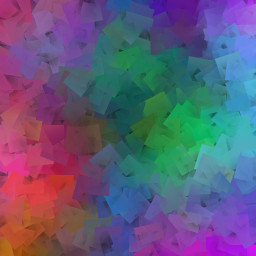
//> input picture process-digital-imagens/unidade1/8 - tiltshift/blend1.jpg, 256 x 256 px, given in place of the camera
$ ./histograma   (built with g++ and OpenCV 4)
//> lines starting //> are read from the running program, lines starting //| are printed output that depends on the picture
### process-digital-imagens/unidade1/6 - histogram/camera.hpp
#include <opencv2/opencv.hpp>
#include <vector>

int cameraEnumerator() {
  int camera;
  std::vector<int> cameras;

  cv::VideoCapture cap;

  cameras.clear();
  for (int i = 0; i < 10; i++) {
    cap.open(i);
    if (cap.isOpened()) {
      cameras.push_back(i);
    }
    cap.release();
  }
  if (cameras.size() == 1) {
    return cameras[0];
  }
  std::cout << "--------------------\n";
  for (size_t i = 0; i < cameras.size(); i++) {
    std::cout << "camera [" << cameras[i] << "] esta ativa" << std::endl;
  }
  std::cout << "--------------------\n";
  std::cout << "selecione a camera para ativar: ";
  std::cin >> camera;
//> the answer given: 3
  return camera;
}

### process-digital-imagens/unidade1/6 - histogram/histograma.cpp
#include <iostream>
#include <opencv2/opencv.hpp>
#include "camera.hpp"

int main(int argc, char** argv){
  cv::Mat image;
  int width, height;
  int camera;
  cv::VideoCapture cap;
  std::vector<cv::Mat> planes;
  cv::Mat histR, histG, histB;
  int nbins = 64;
  float range[] = {0, 255};
  const float *histrange = { range };
  bool uniform = true;
  bool acummulate = false;
  int key;

  camera = cameraEnumerator();
  cap.open(camera);

  if(!cap.isOpened()){
    std::cout << "cameras indisponiveis";
    return -1;
  }

  cap.set(cv::CAP_PROP_FRAME_WIDTH, 640);
  cap.set(cv::CAP_PROP_FRAME_HEIGHT, 480);
  width = cap.get(cv::CAP_PROP_FRAME_WIDTH);
  height = cap.get(cv::CAP_PROP_FRAME_HEIGHT);

  std::cout << "largura = " << width << std::endl;
  std::cout << "altura  = " << height << std::endl;

  int histw = nbins, histh = nbins/2;
  cv::Mat histImgR(histh, histw, CV_8UC3, cv::Scalar(0,0,0));
  cv::Mat histImgG(histh, histw, CV_8UC3, cv::Scalar(0,0,0));
  cv::Mat histImgB(histh, histw, CV_8UC3, cv::Scalar(0,0,0));

  while(1){
    cap >> image;
//> image is the input picture: 256 rows x 256 cols, CV_8UC3; mean B, G, R 122.3, 90.9, 96.8
    cv::split (image, planes);
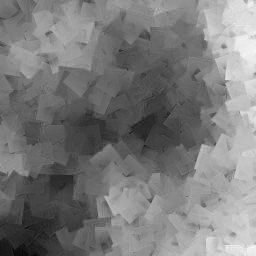
//> planes[0]: 256 rows x 256 cols, CV_8UC1; min 8, max 247, mean 122.3
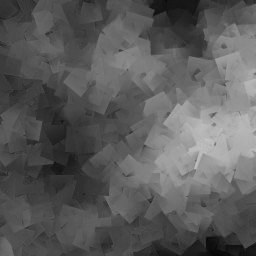
//> planes[1]: 256 rows x 256 cols, CV_8UC1; min 4, max 194, mean 90.9
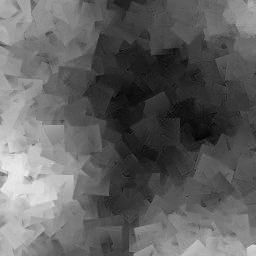
//> planes[2]: 256 rows x 256 cols, CV_8UC1; min 0, max 236, mean 96.8
    cv::calcHist(&planes[0], 1, 0, cv::Mat(), histB, 1,
                 &nbins, &histrange,
                 uniform, acummulate);
//> histB = 64 values, max 2672 at index 25, min 0 at index 0, mean 1024
    cv::calcHist(&planes[1], 1, 0, cv::Mat(), histG, 1,
                 &nbins, &histrange,
                 uniform, acummulate);
//> histG = 64 values, max 3875 at index 19, min 0 at index 0, mean 1024
    cv::calcHist(&planes[2], 1, 0, cv::Mat(), histR, 1,
                 &nbins, &histrange,
                 uniform, acummulate);
//> histR = 64 values, max 2338 at index 21, min 0 at index 60, mean 1024

    cv::normalize(histR, histR, 0, histImgR.rows, cv::NORM_MINMAX, -1, cv::Mat());
//> histR = 64 values, max 32 at index 21, min 0 at index 60, mean 14.02
    cv::normalize(histG, histG, 0, histImgG.rows, cv::NORM_MINMAX, -1, cv::Mat());
//> histG = 64 values, max 32 at index 19, min 0 at index 0, mean 8.46
    cv::normalize(histB, histB, 0, histImgB.rows, cv::NORM_MINMAX, -1, cv::Mat());
//> histB = 64 values, max 32 at index 25, min 0 at index 0, mean 12.26

    histImgR.setTo(cv::Scalar(0));
    histImgG.setTo(cv::Scalar(0));
    histImgB.setTo(cv::Scalar(0));

    for(int i=0; i<nbins; i++){
      cv::line(histImgR,
               cv::Point(i, histh),
               cv::Point(i, histh-cvRound(histR.at<float>(i))),
               cv::Scalar(0, 0, 255), 1, 8, 0);
      cv::line(histImgG,
               cv::Point(i, histh),
               cv::Point(i, histh-cvRound(histG.at<float>(i))),
               cv::Scalar(0, 255, 0), 1, 8, 0);
      cv::line(histImgB,
               cv::Point(i, histh),
               cv::Point(i, histh-cvRound(histB.at<float>(i))),
               cv::Scalar(255, 0, 0), 1, 8, 0);
    }
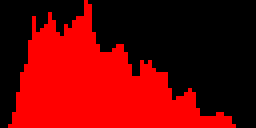
//> histImgR: 32 rows x 64 cols, CV_8UC3 (shown 4 times larger); mean B, G, R 0, 0, 111.3
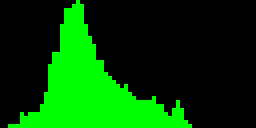
//> histImgG: 32 rows x 64 cols, CV_8UC3 (shown 4 times larger); mean B, G, R 0, 67, 0
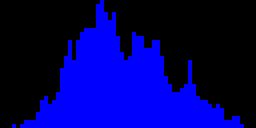
//> histImgB: 32 rows x 64 cols, CV_8UC3 (shown 4 times larger); mean B, G, R 97.7, 0, 0
    histImgR.copyTo(image(cv::Rect(0, 0       ,nbins, histh)));
    histImgG.copyTo(image(cv::Rect(0, histh   ,nbins, histh)));
    histImgB.copyTo(image(cv::Rect(0, 2*histh ,nbins, histh)));
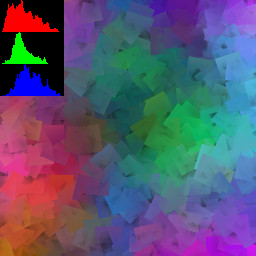
//> image: 256 rows x 256 cols, CV_8UC3; mean B, G, R 113.2, 86, 87.8
    cv::imshow("image", image);
    key = cv::waitKey(30);
//> the Esc key is pressed
    if(key == 27) break;
  }
  return 0;
}

$ run again, on process-digital-imagens/unidade1/8 - tiltshift/blend2.jpg
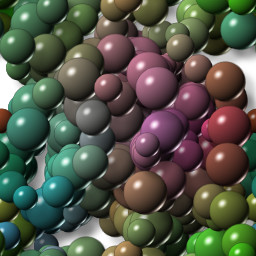
//> input picture process-digital-imagens/unidade1/8 - tiltshift/blend2.jpg, 256 x 256 px, given in place of the camera
//> image is the input picture: 256 rows x 256 cols, CV_8UC3; mean B, G, R 71.6, 86.1, 82.2
//> `cv::split (image, planes);`:
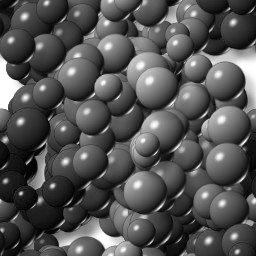
//> planes[2]: 256 rows x 256 cols, CV_8UC1; min 0, max 255, mean 82.2
//> `cv::calcHist(&planes[0], 1, 0, cv::Mat(), histB, 1, &nbins, &histrange..`: histB = 64 values, max 2671 at index 12, min 82 at index 58, mean 1017.4
//> `cv::calcHist(&planes[1], 1, 0, cv::Mat(), histG, 1, &nbins, &histrange..`: histG = 64 values, max 2243 at index 17, min 17 at index 0, mean 1017.9
//> `cv::calcHist(&planes[2], 1, 0, cv::Mat(), histR, 1, &nbins, &histrange..`: histR = 64 values, max 2197 at index 7, min 106 at index 56, mean 1017.5
//> `cv::normalize(histR, histR, 0, histImgR.rows, cv::NORM_MINMAX, -1, cv:..`: histR = 64 values, max 32 at index 7, min 0 at index 56, mean 13.95
//> `cv::normalize(histG, histG, 0, histImgG.rows, cv::NORM_MINMAX, -1, cv:..`: histG = 64 values, max 32 at index 17, min 0 at index 0, mean 14.39
//> `cv::normalize(histB, histB, 0, histImgB.rows, cv::NORM_MINMAX, -1, cv:..`: histB = 64 values, max 32 at index 12, min 0 at index 58, mean 11.56
//> `histImgB.copyTo(image(cv::Rect(0, 2*histh ,nbins, histh)));`:
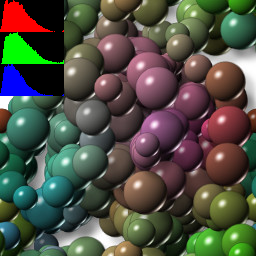
//> image: 256 rows x 256 cols, CV_8UC3; mean B, G, R 67.1, 79.9, 78.2
